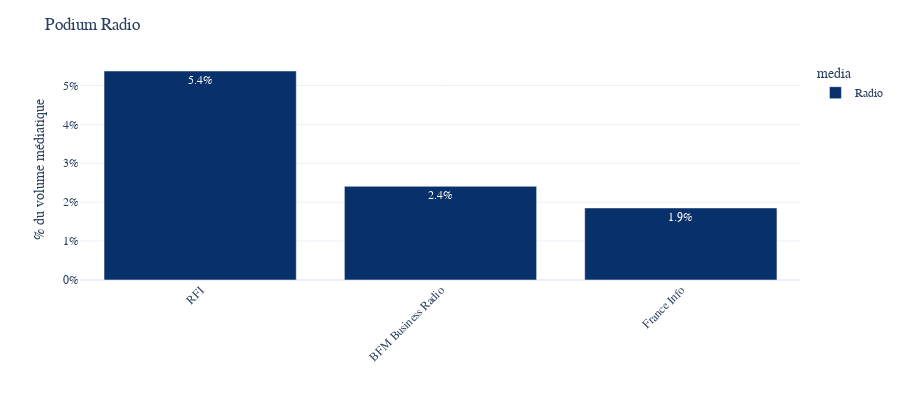

The notebook cell this image was saved under:
### Code cell
# Multiplier for one channel = n_mentions * 2 min / (60 minutes * 18h * n_days)
multiplier = 2 / (1 * 60 * 18 * 1)

fig = show_mentions_by_channel(data,list_of_channels=top_channels_radio,n = 3,
                               method = multiplier,height = 400,text_auto = ".1%")

fig.update_layout(yaxis_tickformat='0%',
                  title = "Podium Radio",
                  font_family="Poppins",yaxis_title="% du volume médiatique",xaxis_title = "")
fig.update_traces(marker_color=COLOR_RADIO)
fig

### Figure 1 — Plotly figure (JSON) as saved in the notebook; plotly's stock layout.template omitted (floating-point values rounded to 4 significant figures)
{"data": [{"alignmentgroup": "True", "hovertemplate": "media=Radio<br>channel_name=%{x}<br>count=%{y}<extra></extra>", "legendgroup": "Radio", "marker": {"color": "#08306b", "pattern": {"shape": ""}}, "name": "Radio", "offsetgroup": "Radio", "orientation": "v", "showlegend": true, "textposition": "auto", "texttemplate": "%{y:.1%}", "x": ["RFI", "BFM Business Radio", "France Info"], "xaxis": "x", "y": [0.0537, 0.02407, 0.01852], "yaxis": "y", "type": "bar"}], "layout": {"xaxis": {"anchor": "y", "domain": [0, 1], "title": {"text": ""}, "categoryorder": "array", "categoryarray": ["RFI", "BFM Business Radio", "France Info"], "tickangle": -45}, "yaxis": {"anchor": "x", "domain": [0, 1], "title": {"text": "% du volume médiatique"}, "tickformat": "0%"}, "legend": {"title": {"text": "media"}, "tracegroupgap": 0}, "margin": {"t": 60, "b": 100}, "barmode": "relative", "height": 400, "font": {"family": "Poppins"}, "title": {"text": "Podium Radio"}}}
